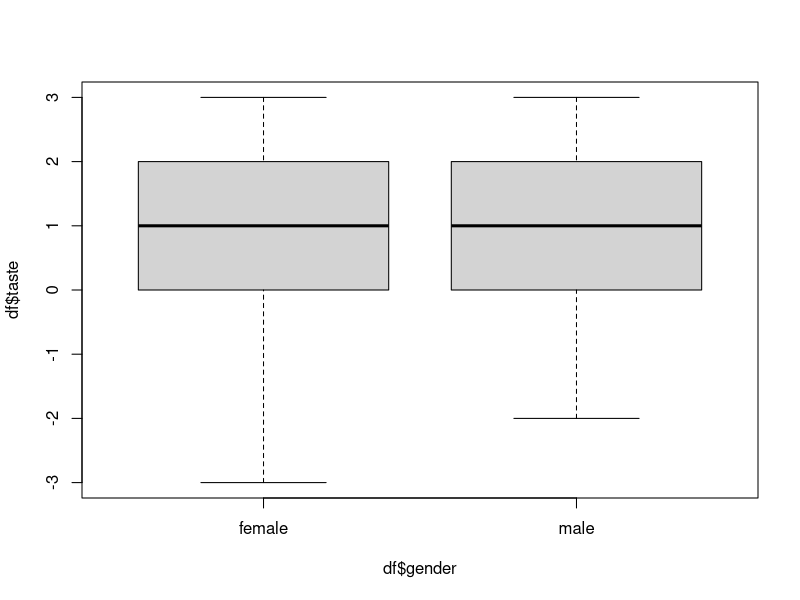
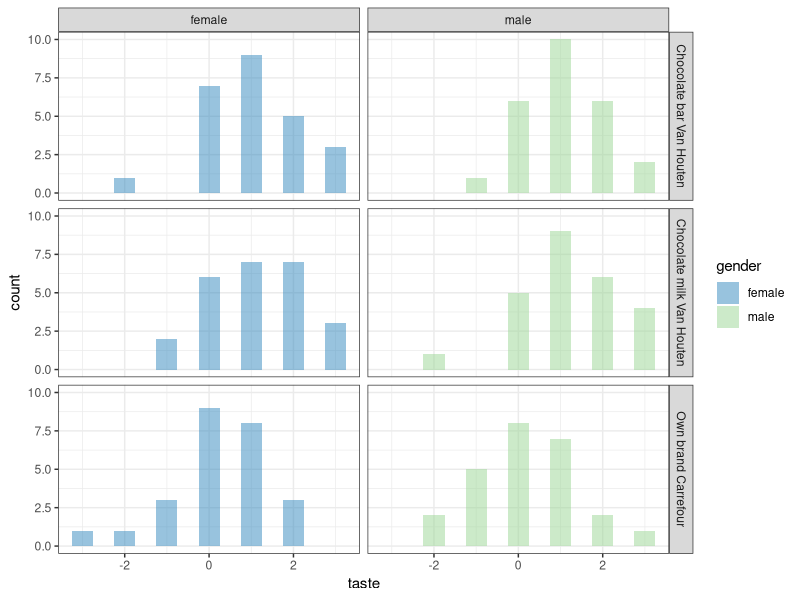
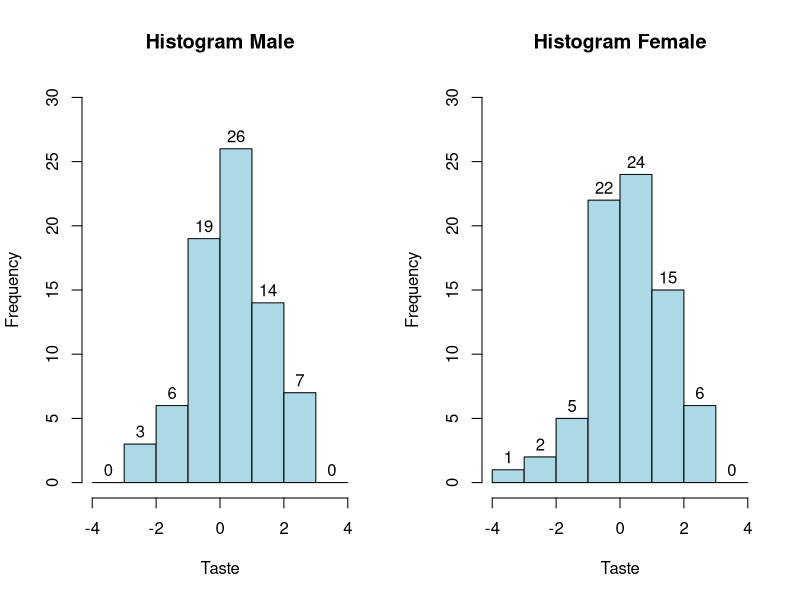
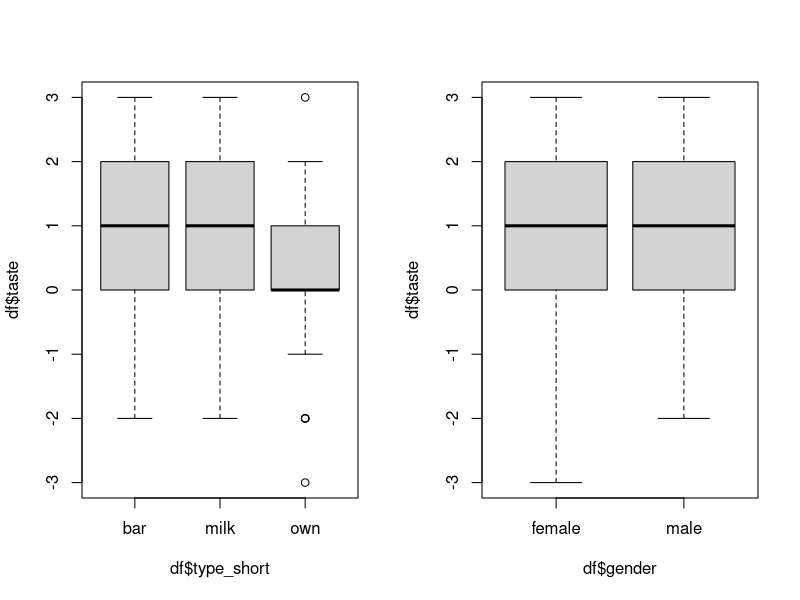
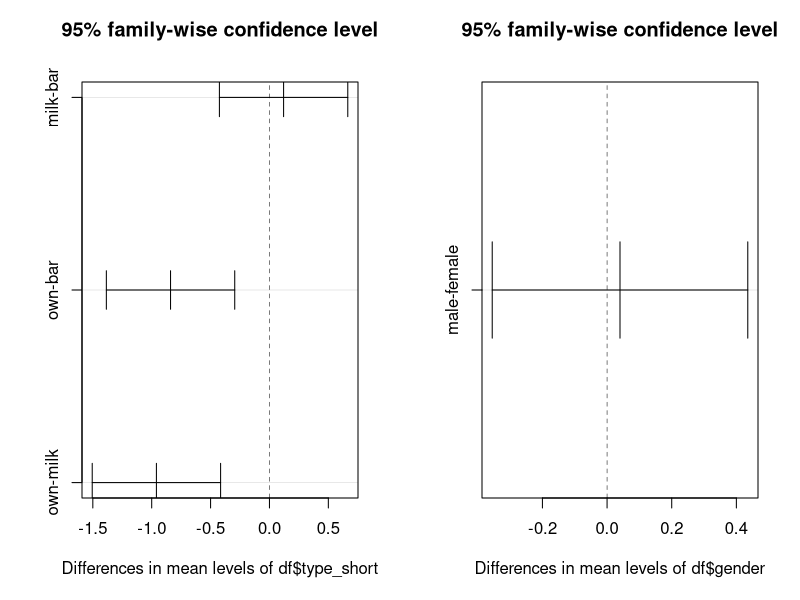
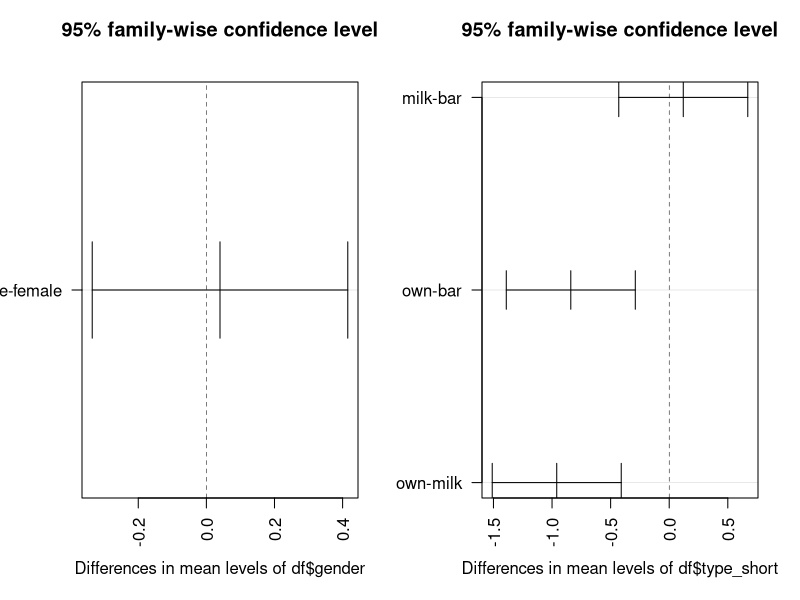
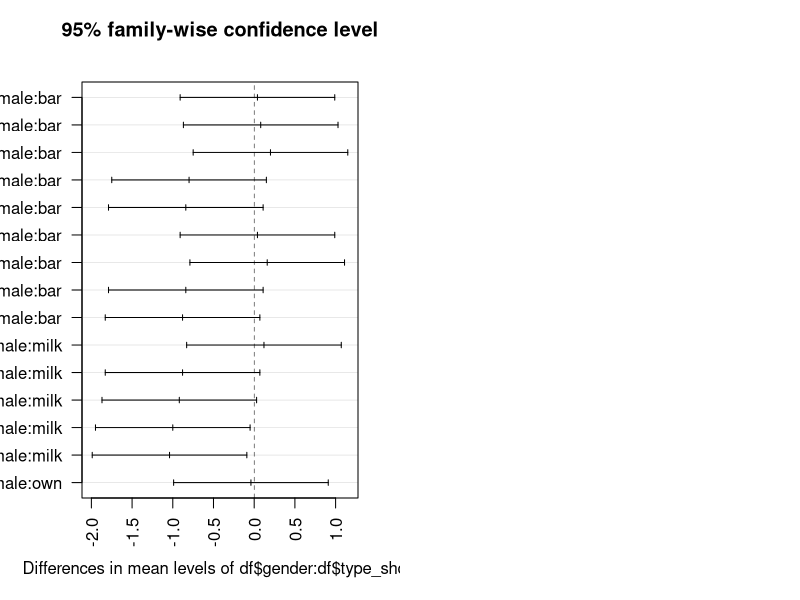

Generate these figures, in order, with R:
## ---- chunk 1
options(width = 180)
## ---- chunk 2
library(ggplot2)
library(RColorBrewer)
library(psych, quietly = T)
#library(MVN)
## ---- chunk 3
df <- read.csv("Tasting_chocolate.csv", header=TRUE, sep = ";")
## ---- chunk 4
dim(df)
head(df)
str(df)
summary(df)
#describeBy(df, group = "gender")
## ---- chunk 5
any(is.na(df))
## ---- chunk 6
boxplot(df$taste ~ df$gender)
points(df$taste~df$gender,col="red")
## ---- chunk 7
cols <- rev(brewer.pal(7,"Spectral"))
ggplot(df, aes(taste, fill=gender)) + 
    facet_grid( type ~ gender) + 
    geom_histogram(binwidth=.5, alpha=.5, position="identity") + 
    theme_bw() + 
    scale_fill_manual(values = cols)
## ---- chunk 8
male <- df[df$gender == "male",]
female <- df[df$gender == "female",]
## ---- chunk 9
par(mfrow = c(1, 2))
hist(male$taste, 
     labels = TRUE, 
     breaks = c(-4:4), 
     main="Histogram Male", 
     xlab="Taste", 
     col="lightblue", 
     ylim = c(0,30))
hist(female$taste, 
     labels = TRUE, 
     breaks = c(-4:4), 
     main="Histogram Female", 
     xlab="Taste",
     col="lightblue", 
     ylim = c(0,30))
## ---- chunk 10
t.test(taste ~ gender, df)
## ---- chunk 11
df$type_short[df$type == "Own brand Carrefour"] <- "own"
df$type_short[df$type == "Chocolate bar Van Houten"] <- "bar"
df$type_short[df$type == "Chocolate milk Van Houten"] <- "milk"
df$type_short <- as.factor(df$type_short)

boxplot(df$taste ~ df$type_short)
boxplot(df$taste ~ df$gender)

aov1 <- aov(df$taste ~ df$type_short)
summary(aov1)
TukeyHSD(aov1)
plot(TukeyHSD(aov1))

aov2 <- aov(df$taste ~ df$gender)
summary(aov2)
TukeyHSD(aov2)
plot(TukeyHSD(aov2))

aov3 <- aov(df$taste ~ df$gender * df$type_short)
summary(aov3)
TukeyHSD(aov3)
plot(TukeyHSD(aov3), las = 2)
